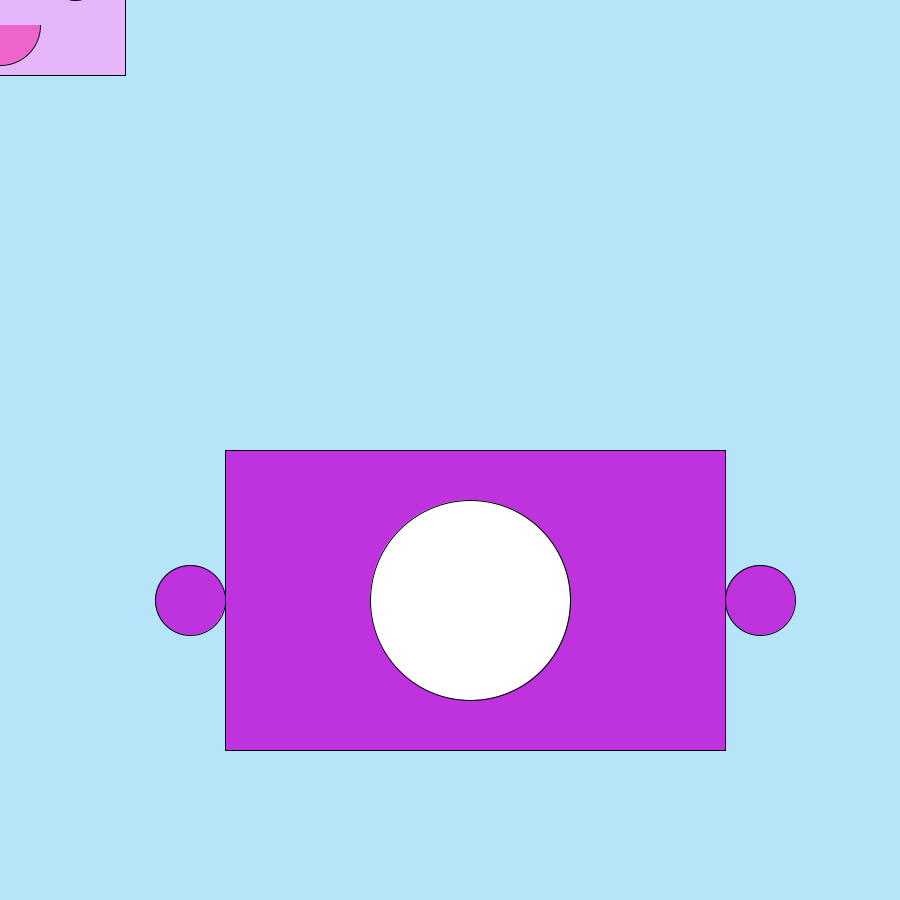
Frame 1 (no input)
Frame 60 (the mouse pressed at the canvas centre just before this capture): identical to frame 1, image omitted
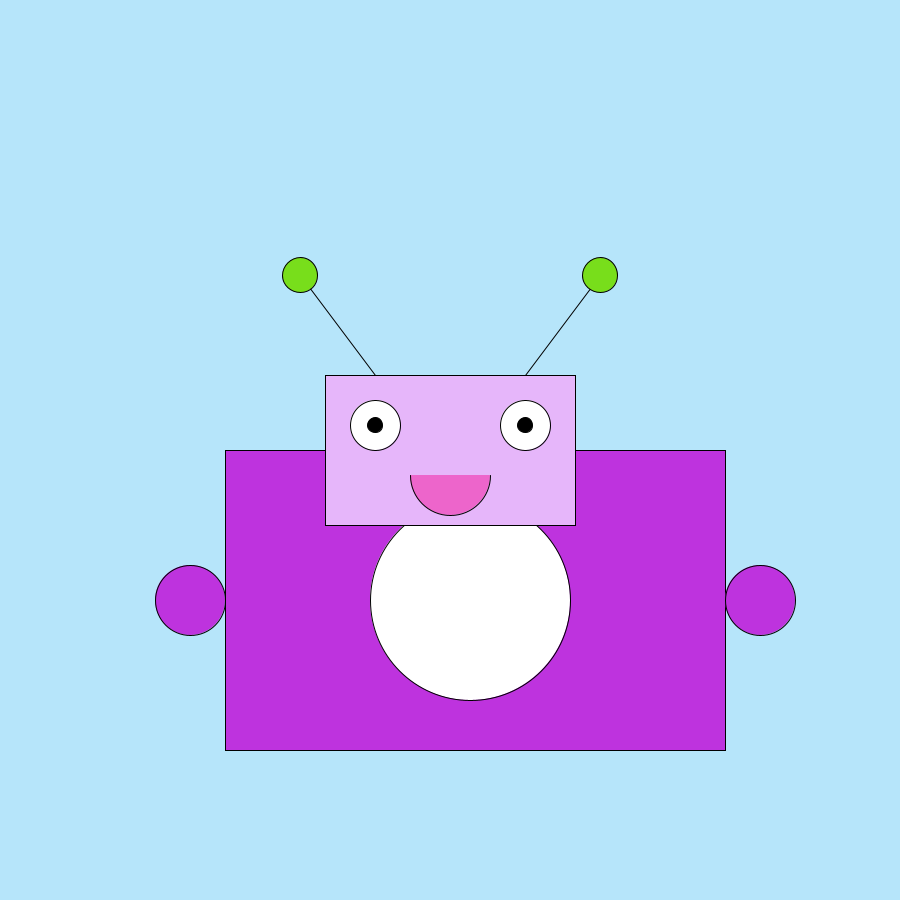
Frame 120 (the mouse held since frame 60 and released just before this capture)

The Processing sketch that drew these frames (run headless with seeded random() and noise(); from frame 60 on, the mouse is pressed at the canvas centre):

// Processing sketch: processing_102002
// ── processing_102002.pde

void setup() {
size(900, 900);
}
//stomach
void draw() {
background(182, 229, 250);
//body
fill(190, 51, 222);
rect(225, 450, 500, 300);
//hands
ellipse(190, 600, 70, 70);
ellipse(760, 600, 70, 70);

if ((mouseX > 470) && ( mouseX < 670) &&
  (mouseY > 600) && (mouseY < 800)) {
    fill (239, 242, 103);
  } else {
    fill(255);
  }
ellipse(470, 600, 200, 200);
pushMatrix();
translate(mouseX- 475, mouseY- 275);
//head
fill(230, 182, 250);
rect(350, 200, 250, 150);
//eyes
fill (255);
ellipse(400, 250, 50, 50);
ellipse(550, 250, 50, 50);
fill(0);
ellipse(400, 250, 15, 15);
ellipse(550, 250, 15, 15);
//mouth
fill(237, 101, 203);
arc(475, 300, 80, 80, 0, PI);
//antennas 
fill(0);
line(400, 200, 325, 100);
line(550, 200, 625, 100);
fill(120, 222, 27);
ellipse(325, 100, 35, 35);
ellipse(625, 100, 35, 35);
popMatrix();
}
